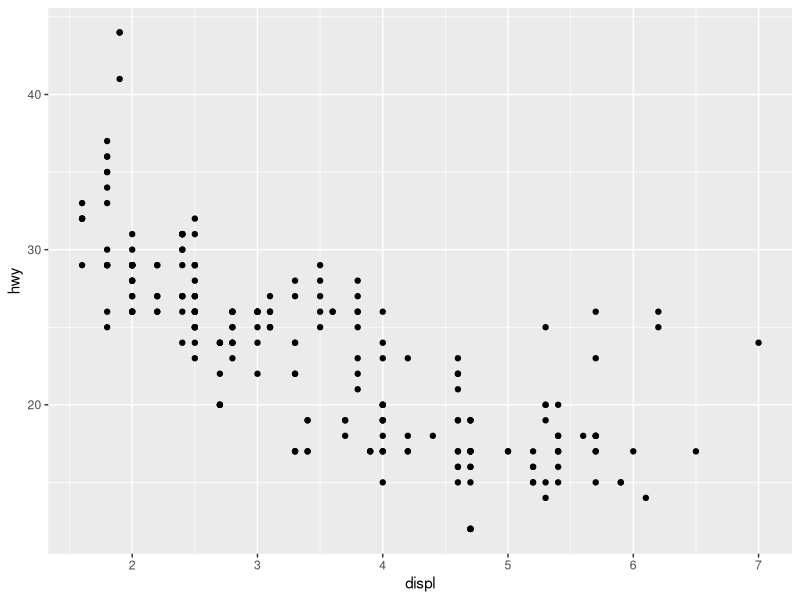
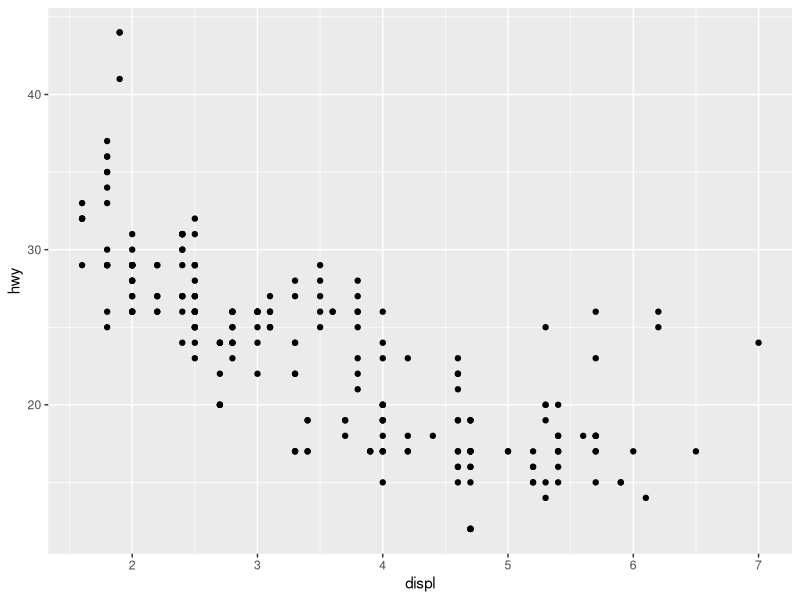
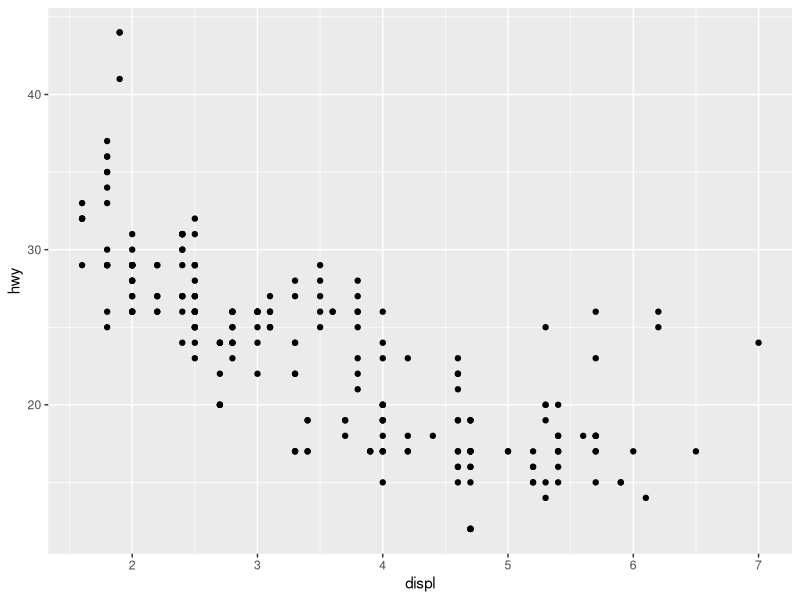
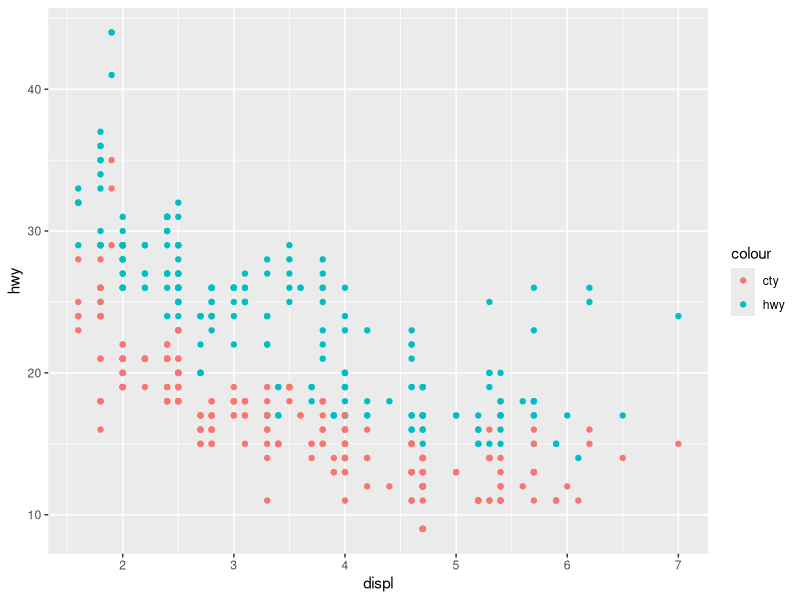
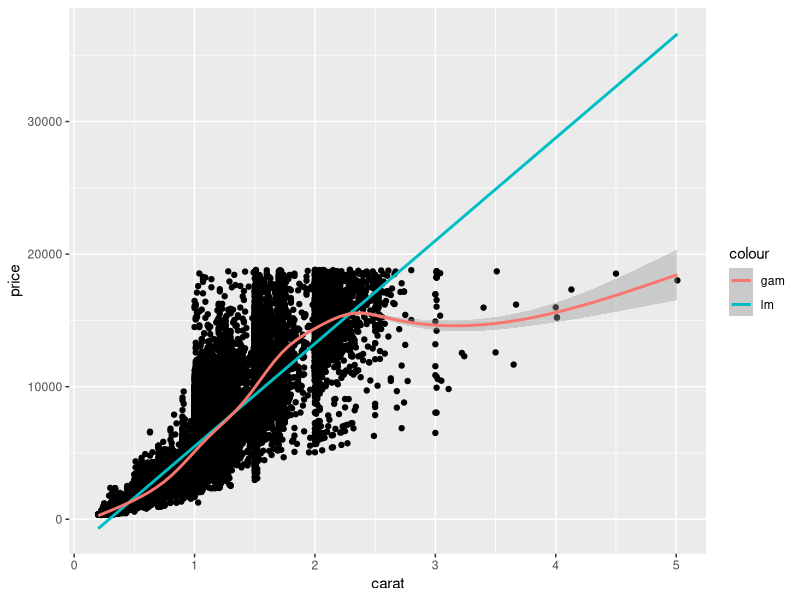
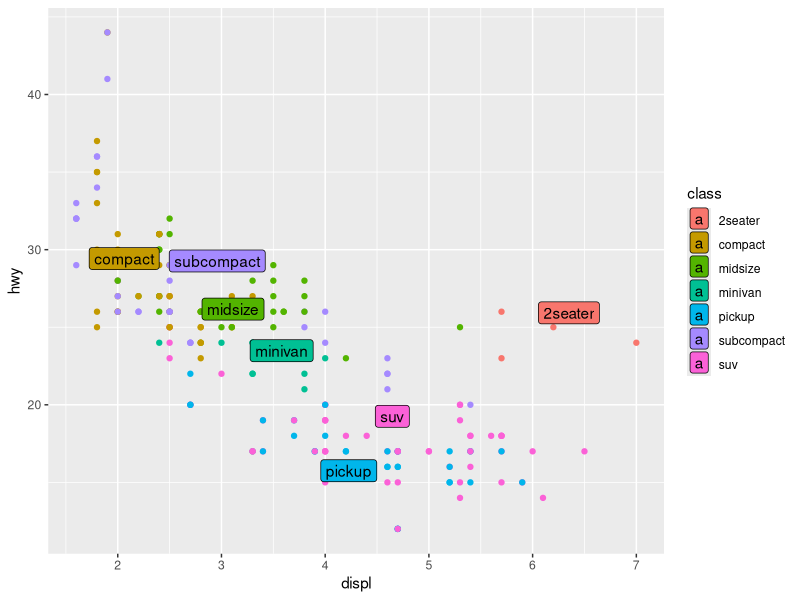
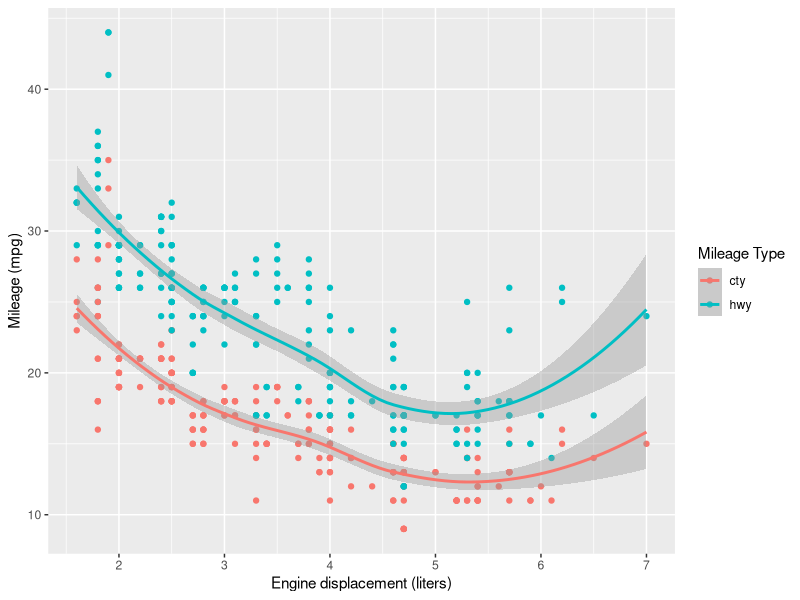
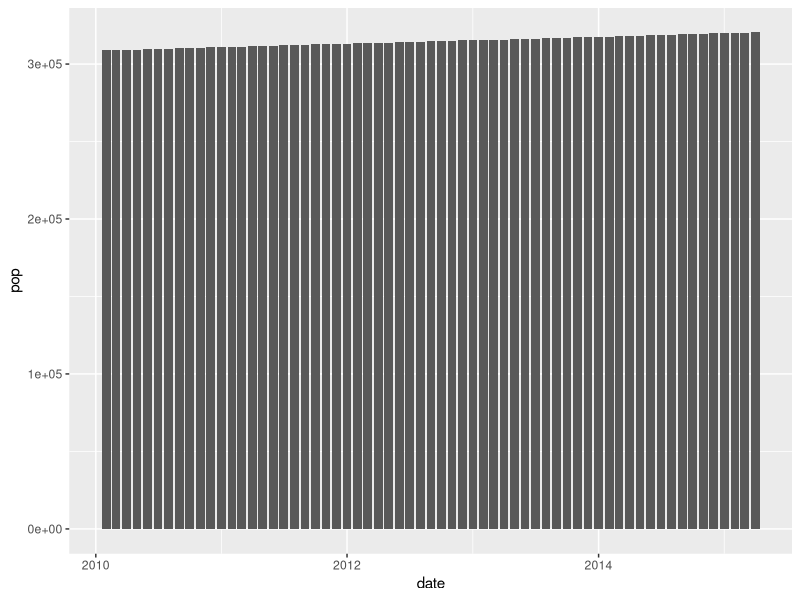

These charts were generated, in order, by the following R code:
## ---- chunk 1
# knitr options
knitr::opts_chunk$set(echo = TRUE)
## ---- chunk 2
library(tidyverse)
library(ggrepel)

## ---- chunk 3
## NOTE: No need to modify! Just example code
ggplot(
  data = mpg,
  mapping = aes(x = displ, y = hwy)
) +
  geom_point()
## ---- chunk 4
## NOTE: No need to modify! Just example code
ggplot(
  mpg,
  aes(x = displ, y = hwy)
) +
  geom_point()
## ---- chunk 5
## NOTE: No need to modify! Just example code
ggplot(
  mpg,
  aes(displ, hwy)
) +
  geom_point()
## ---- chunk 6
## NOTE: No need to modify! Just example code
ggplot(mpg, aes(x = displ)) +
  geom_point(aes(y = hwy, color = "hwy")) +
  geom_point(aes(y = cty, color = "cty"))
## ---- chunk 7
## TODO: Add a "gam" and "lm" smooth to the following plot
diamonds %>%
  ggplot(aes(carat, price)) +
  geom_point() +
  geom_smooth(aes(color = "lm"), method = "lm") +
  geom_smooth(aes(color = "gam"), method = "gam")
## ---- chunk 8
## TODO: Use df_annotate below to add text labels to the scatterplot
df_annotate <-
  mpg %>%
  group_by(class) %>%
  summarize(
    displ = mean(displ),
    hwy = mean(hwy)
  )

mpg %>%
  ggplot(aes(displ, hwy)) +
  geom_point(aes(color = class)) +
  geom_label_repel(data = df_annotate, aes(label = class, fill = class))
## ---- chunk 9
## NOTE: No need to modify! Just analyze the scatterplot
mpg %>%
  pivot_longer(names_to = "source", values_to = "mpg", c(hwy, cty)) %>%
  ggplot(aes(displ, mpg, color = source)) +
  geom_point() +
  geom_smooth() +
  scale_color_discrete(name = "Mileage Type") +
  labs(
    x = "Engine displacement (liters)",
    y = "Mileage (mpg)"
  )
## ---- chunk 10
economics %>%
  filter(date > lubridate::ymd("2010-01-01")) %>%
  ggplot(aes(date, pop)) +
  geom_col()
## ---- chunk 11
economics %>%
  filter(date > lubridate::ymd("2010-01-01")) %>%
  ggplot(aes(date, pop)) +
  geom_point()
## ---- chunk 12
economics %>%
  mutate(pop_delta = pop - lag(pop)) %>%
  filter(date > lubridate::ymd("2005-01-01")) %>%
  ggplot(aes(date, pop_delta)) +
  geom_col()
## ---- chunk 13
economics %>%
  mutate(pop_delta = pop - lag(pop)) %>%
  filter(date > lubridate::ymd("2005-01-01")) %>%
  ggplot(aes(date, pop_delta)) +
  geom_point()
